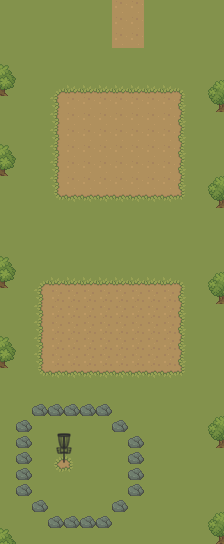

This is a level from a 2D game, rendered from its Tiled map with the project's own tilesets. A one-line summary and the complete map file follow:
An orthogonal 14x34 tile map with 16x16 px tiles, 2 tile layers (Tile Layer 1, Tile Layer 2), 2 tilesets.

<map version="1.10" tiledversion="1.11.0" orientation="orthogonal" renderorder="right-down" width="14" height="34" tilewidth="16" tileheight="16" infinite="0" nextlayerid="3" nextobjectid="1">
 <tileset firstgid="1" source="free.tsx" />
 <tileset firstgid="131" source="transparent_basket(1).tsx" />
 <layer id="1" name="Tile Layer 1" width="14" height="34">
  <data encoding="csv">
15,15,15,15,15,15,15,7,7,15,15,15,15,15,
15,15,15,15,15,15,15,7,7,15,15,15,15,15,
15,15,15,15,15,15,15,7,7,15,15,15,15,15,
15,15,15,15,15,15,15,15,15,15,15,15,15,15,
15,15,15,15,15,15,15,15,15,15,15,15,15,15,
15,15,15,17,28,28,28,28,28,28,28,18,15,15,
15,15,15,16,7,7,7,7,7,7,7,14,15,15,
15,15,15,16,7,7,7,7,7,7,7,14,15,15,
15,15,15,16,7,7,7,7,7,7,7,14,15,15,
15,15,15,16,7,7,7,7,7,7,7,14,15,15,
15,15,15,16,7,7,7,7,7,7,7,14,15,15,
15,15,15,16,7,7,7,7,7,7,7,14,15,15,
15,15,15,30,2,2,2,2,2,2,2,31,15,15,
15,15,15,15,15,15,15,15,15,15,15,15,15,15,
15,15,15,15,15,15,15,15,15,15,15,15,15,15,
15,15,15,15,15,15,15,15,15,15,15,15,15,15,
15,15,15,15,15,15,15,15,15,15,15,15,15,15,
15,15,17,28,28,28,28,28,28,28,28,18,15,15,
15,15,16,6,6,6,6,6,6,6,6,14,15,15,
15,15,16,6,6,6,6,6,6,6,6,14,15,15,
15,15,16,6,6,6,6,6,6,6,6,14,15,15,
15,15,16,6,6,6,6,6,6,6,6,14,15,15,
15,15,16,6,6,6,6,6,6,6,6,14,15,15,
15,15,30,2,2,2,2,2,2,2,2,31,15,15,
15,15,15,15,15,15,15,15,15,15,15,15,15,15,
15,15,15,15,15,15,15,15,15,15,15,15,15,15,
15,15,15,15,15,15,15,15,15,15,15,15,15,15,
15,15,15,15,15,15,15,15,15,15,15,15,15,15,
15,15,15,17,18,15,15,15,15,15,15,15,15,15,
15,15,15,30,31,15,15,15,15,15,15,15,15,15,
15,15,15,15,15,15,15,15,15,15,15,15,15,15,
15,15,15,15,15,15,15,15,15,15,15,15,15,15,
15,15,15,15,15,15,15,15,15,15,15,15,15,15,
15,15,15,15,15,15,15,15,15,15,15,15,15,15
</data>
 </layer>
 <layer id="2" name="Tile Layer 2" width="14" height="34">
  <data encoding="csv">
0,0,0,0,0,0,0,0,0,0,0,0,0,0,
0,0,0,0,0,0,0,0,0,0,0,0,0,0,
0,0,0,0,0,0,0,0,0,0,0,0,0,0,
0,0,0,0,0,0,0,0,0,0,0,0,0,0,
50,0,0,0,0,0,0,0,0,0,0,0,0,0,
63,0,0,0,0,0,0,0,0,0,0,0,0,49,
0,0,0,0,0,0,0,0,0,0,0,0,0,62,
0,0,0,0,0,0,0,0,0,0,0,0,0,0,
0,0,0,0,0,0,0,0,0,0,0,0,0,0,
50,0,0,0,0,0,0,0,0,0,0,0,0,0,
63,0,0,0,0,0,0,0,0,0,0,0,0,0,
0,0,0,0,0,0,0,0,0,0,0,0,0,49,
0,0,0,0,0,0,0,0,0,0,0,0,0,62,
0,0,0,0,0,0,0,0,0,0,0,0,0,0,
0,0,0,0,0,0,0,0,0,0,0,0,0,0,
0,0,0,0,0,0,0,0,0,0,0,0,0,0,
50,0,0,0,0,0,0,0,0,0,0,0,0,0,
63,0,0,0,0,0,0,0,0,0,0,0,0,49,
0,0,0,0,0,0,0,0,0,0,0,0,0,62,
0,0,0,0,0,0,0,0,0,0,0,0,0,0,
0,0,0,0,0,0,0,0,0,0,0,0,0,0,
50,0,0,0,0,0,0,0,0,0,0,0,0,0,
63,0,0,0,0,0,0,0,0,0,0,0,0,0,
0,0,0,0,0,0,0,0,0,0,0,0,0,0,
0,0,0,0,0,0,0,0,0,0,0,0,0,0,
0,0,11,11,11,11,11,0,0,0,0,0,0,0,
0,11,0,0,0,0,0,11,0,0,0,0,0,49,
0,11,0,131,132,0,0,0,11,0,0,0,0,62,
0,11,0,133,134,0,0,0,11,0,0,0,0,0,
0,11,0,0,0,0,0,0,11,0,0,0,0,0,
0,11,0,0,0,0,0,0,11,0,0,0,0,0,
0,0,11,0,0,0,0,11,0,0,0,0,0,0,
0,0,0,11,11,11,11,0,0,0,0,0,0,49,
50,0,0,0,0,0,0,0,0,0,0,0,0,62
</data>
 </layer>
</map>
